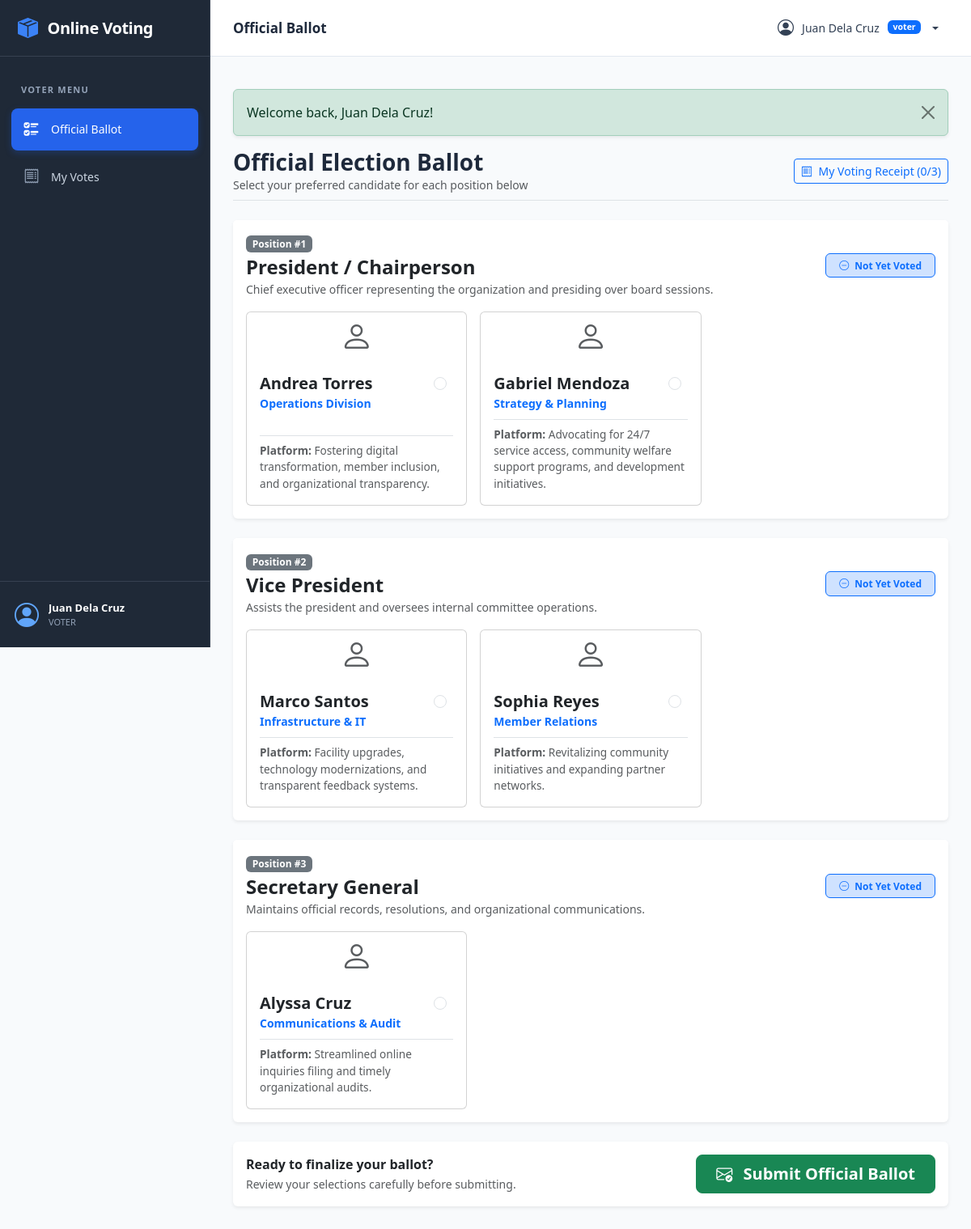
The page /voter/ballot.php (signed in) on the database its author committed.
### tables this page shows
CREATE TABLE IF NOT EXISTS `positions` (
  `position_id` INT AUTO_INCREMENT PRIMARY KEY,
  `position_name` VARCHAR(100) NOT NULL UNIQUE,
  `description` TEXT NULL,
  `created_at` TIMESTAMP DEFAULT CURRENT_TIMESTAMP
);

CREATE TABLE IF NOT EXISTS `candidates` (
  `candidate_id` INT AUTO_INCREMENT PRIMARY KEY,
  `position_id` INT NOT NULL,
  `full_name` VARCHAR(100) NOT NULL,
  `course_year` VARCHAR(100) NOT NULL,
  `platform` TEXT NULL,
  `photo` VARCHAR(255) NULL,
  `created_at` TIMESTAMP DEFAULT CURRENT_TIMESTAMP,
  FOREIGN KEY (`position_id`) REFERENCES `positions`(`position_id`) ON DELETE CASCADE
);

### voter/ballot.php (the view, shortened to what this page needs)
<?php
require_once __DIR__ . '/../db_connect.php';
require_once __DIR__ . '/../includes/functions.php';
$posStmt = $pdo->query("SELECT position_id, position_name, description FROM positions ORDER BY position_id ASC");
$positions = $posStmt->fetchAll();
$candStmt = $pdo->query("
    SELECT candidate_id, position_id, full_name, course_year, platform, photo
    FROM candidates
    ORDER BY position_id ASC, full_name ASC
");
$allCandidates = $candStmt->fetchAll();
$candidatesByPosition = [];
foreach ($allCandidates as $cand) {
    $candidatesByPosition[$cand['position_id']][] = $cand;
}
$existingVotes = [];
$totalPositionsCount = count($positions);
$votedPositionsCount = count($existingVotes);
$allVoted = ($totalPositionsCount > 0 && $votedPositionsCount >= $totalPositionsCount);
require_once __DIR__ . '/../includes/header.php';
?>
<div class="d-flex flex-wrap justify-content-between align-items-center mb-4 pb-2 border-bottom">
    <div>
        <h2 class="h3 fw-bold mb-0">Official Election Ballot</h2>
        <p class="text-muted small mb-0">Select your preferred candidate for each position below</p>
    </div>
    <div class="mt-2 mt-md-0">
        <a href="<?= url('voter/my_votes.php'); ?>" class="btn btn-outline-primary btn-sm">
            <i class="bi bi-receipt me-1"></i> My Voting Receipt (<?= $votedPositionsCount; ?>/<?= $totalPositionsCount; ?>)
        </a>
    </div>
</div>
<?php if (empty($positions)): ?>
    <div class="card border-0 shadow-sm text-center p-5">
        <i class="bi bi-inbox fs-1 text-muted mb-2"></i>
        <h5 class="fw-bold">No Election Positions Active</h5>
        <p class="text-muted small">Please check back once the election administrator has configured the ballot.</p>
    </div>
<?php else: ?>
    <form id="ballotForm" method="POST" action="<?= url('voter/vote_submit.php'); ?>">
        <?php foreach ($positions as $index => $pos):
            $posId = (int)$pos['position_id'];
            $hasVotedThis = isset($existingVotes[$posId]);
            $candidates = $candidatesByPosition[$posId] ?? [];
        ?>
            <div class="card border-0 shadow-sm mb-4 <?= $hasVotedThis ? 'bg-light bg-opacity-50' : ''; ?>">
                <div class="card-header bg-white border-0 py-3 d-flex flex-wrap justify-content-between align-items-center">
                    <div>
                        <span class="badge bg-secondary mb-1">Position #<?= $index + 1; ?></span>
                        <h4 class="fw-bold text-dark mb-0"><?= e($pos['position_name']); ?></h4>
                        <?php if (!empty($pos['description'])): ?>
                            <small class="text-muted"><?= e($pos['description']); ?></small>
                        <?php endif; ?>
                    </div>
                    <div>
                        <?php if ($hasVotedThis): ?>
                            <span class="badge bg-success-subtle text-success border border-success px-3 py-2">
                                <i class="bi bi-check2-circle me-1"></i> Voted: <?= e($existingVotes[$posId]['candidate_name']); ?>
                            </span>
                        <?php else: ?>
                            <span class="badge bg-primary-subtle text-primary border border-primary px-3 py-2">
                                <i class="bi bi-dash-circle me-1"></i> Not Yet Voted
                            </span>
                        <?php endif; ?>
                    </div>
                </div>
                <div class="card-body pt-0">
                    <?php if (empty($candidates)): ?>
                        <div class="p-4 text-center text-muted bg-white rounded border">
                            <i class="bi bi-person-x fs-2 d-block mb-1"></i>
                            No candidates currently running for this position.
                        </div>
                    <?php else: ?>
                        <div class="row g-3">
                            <?php foreach ($candidates as $cand):
                                $candId = (int)$cand['candidate_id'];
                                $isChosen = ($hasVotedThis && (int)$existingVotes[$posId]['candidate_id'] === $candId);
                                $radioId = "vote_{$posId}_{$candId}";
                            ?>
                                <div class="col-md-6 col-lg-4">
                                    <label for="<?= $radioId; ?>" class="w-100 h-100 text-decoration-none">
                                        <div class="card h-100 candidate-card <?= $isChosen ? 'border-success bg-success bg-opacity-10' : ''; ?> <?= $hasVotedThis ? 'opacity-75' : ''; ?>">
                                            <?php if (!empty($cand['photo']) && file_exists(__DIR__ . '/../uploads/' . $cand['photo'])): ?>
                                                <img src="<?= url('uploads/' . e($cand['photo'])); ?>" alt="<?= e($cand['full_name']); ?>" class="candidate-thumb">
                                            <?php else: ?>
                                                <div class="candidate-thumb d-flex align-items-center justify-content-center text-muted">
                                                    <i class="bi bi-person fs-1"></i>
                                                </div>
                                            <?php endif; ?>
                                            <div class="card-body d-flex flex-column p-3">
                                                <div class="d-flex align-items-start justify-content-between mb-2">
                                                    <div>
                                                        <h5 class="fw-bold mb-0 text-dark"><?= e($cand['full_name']); ?></h5>
                                                        <small class="text-primary fw-semibold"><?= e($cand['course_year']); ?></small>
                                                    </div>
                                                    <div class="form-check m-0">
                                                        <input class="form-check-input" type="radio"
                                                               name="votes[<?= $posId; ?>]"
                                                               id="<?= $radioId; ?>"
                                                               value="<?= $candId; ?>"
                                                               <?= $isChosen ? 'checked' : ''; ?>
                                                               <?= ($hasVotedThis || !$electionSchedule['is_open']) ? 'disabled' : ''; ?>>
                                                    </div>
                                                </div>
                                                <div class="mt-auto pt-2 border-top">
                                                    <div class="small text-muted mb-0" style="font-size: 0.85rem;">
                                                        <strong>Platform:</strong>
                                                        <?= e(mb_strimwidth($cand['platform'] ?? 'No statement provided.', 0, 110, '...')); ?>
                                                    </div>
                                                </div>
                                            </div>
                                        </div>
                                    </label>
                                </div>
                            <?php endforeach; ?>
                        </div>
                    <?php endif; ?>
                </div>
            </div>
        <?php endforeach; ?>
        <?php if ($electionSchedule['is_open'] && !$allVoted): ?>
            <div class="card border-0 shadow-sm sticky-bottom mb-4 bg-white">
                <div class="card-body p-3 d-flex flex-wrap justify-content-between align-items-center gap-3">
                    <div>
                        <div class="fw-bold text-dark">Ready to finalize your ballot?</div>
                        <small class="text-muted">Review your selections carefully before submitting.</small>
                    </div>
                    <button type="button" class="btn btn-success btn-lg px-4 fw-semibold" data-bs-toggle="modal" data-bs-target="#confirmVoteModal">
                        <i class="bi bi-envelope-check me-2"></i> Submit Official Ballot
                    </button>
                </div>
            </div>
        <?php endif; ?>
    </form>
<?php endif; ?>
<?php require_once __DIR__ . '/../includes/footer.php'; ?>

### assets/css/style.css (style rules this page uses)
:root { --sidebar-width: 260px; --sidebar-bg: #1f2937; --sidebar-text: #cbd5e1; --sidebar-active: #2563eb; --header-height: 70px; }
html, body { min-height: 100%; }
body { margin: 0; background-color: #f8fafc; color: #1e293b; font-family: system-ui, -apple-system, "Segoe UI", Roboto, Arial, sans-serif; display: block; }
.candidate-card { cursor: pointer; transition: transform 0.2s ease, box-shadow 0.2s ease, border-color 0.2s ease; }
.candidate-card * { cursor: pointer; }

### rows shown on the page
positions: position_name "President / Chairperson", description "Chief executive officer representing the organization and presiding over board sessions.", shows "Not Yet Voted", position_id "☐ Andrea Torres Operations Divis", position_id "☐ Gabriel Mendoza Strategy & Pla"
candidates: full_name "Andrea Torres", course_year "Operations Division", platform "Fostering digital transformation, member inclusion, and organizational transparency."
candidates: full_name "Gabriel Mendoza", course_year "Strategy & Planning", platform "Advocating for 24/7 service access, community welfare support programs, and development initiatives."
positions: position_name "Vice President", description "Assists the president and oversees internal committee operations.", shows "Not Yet Voted", position_id "☐ Marco Santos Infrastructure &", position_id "☐ Sophia Reyes Member Relations"
candidates: full_name "Marco Santos", course_year "Infrastructure & IT", platform "Facility upgrades, technology modernizations, and transparent feedback systems."
candidates: full_name "Sophia Reyes", course_year "Member Relations", platform "Revitalizing community initiatives and expanding partner networks."
positions: position_name "Secretary General", description "Maintains official records, resolutions, and organizational communications.", shows "Not Yet Voted", position_id "☐ Alyssa Cruz Communications & A"
candidates: full_name "Alyssa Cruz", course_year "Communications & Audit", platform "Streamlined online inquiries filing and timely organizational audits."

### other values the page prints
$_SESSION['full_name'] "Juan Dela Cruz"
$_SESSION['role'] "VOTER"
$pageTitle "Official Ballot"
$_SESSION['role'] "voter"
$message "Welcome back, Juan Dela Cruz!"
$votedPositionsCount "0"
$totalPositionsCount "3"
